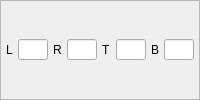
        <widget class="QFrame" name="frame">
         <property name="sizePolicy">
          <sizepolicy hsizetype="Fixed" vsizetype="Fixed">
           <horstretch>0</horstretch>
           <verstretch>0</verstretch>
          </sizepolicy>
         </property>
         <property name="minimumSize">
          <size>
           <width>116</width>
           <height>21</height>
          </size>
         </property>
         <property name="frameShape">
          <enum>QFrame::StyledPanel</enum>
         </property>
         <property name="frameShadow">
          <enum>QFrame::Raised</enum>
         </property>
         <layout class="QGridLayout" name="gridLayout_2">
          <property name="leftMargin">
           <number>0</number>
          </property>
          <property name="topMargin">
           <number>0</number>
          </property>
          <property name="rightMargin">
           <number>0</number>
          </property>
          <property name="bottomMargin">
           <number>0</number>
          </property>
          <property name="spacing">
           <number>0</number>
          </property>
          <item row="0" column="1">
           <widget class="QLineEdit" name="grooveGapL">
            <property name="sizePolicy">
             <sizepolicy hsizetype="Expanding" vsizetype="Fixed">
              <horstretch>0</horstretch>
              <verstretch>0</verstretch>
             </sizepolicy>
            </property>
            <property name="maximumSize">
             <size>
              <width>30</width>
              <height>21</height>
             </size>
            </property>
            <property name="font">
             <font>
              <family>Arial</family>
              <pointsize>9</pointsize>
              <weight>50</weight>
              <bold>false</bold>
             </font>
            </property>
           </widget>
          </item>
          <item row="0" column="0">
           <widget class="QLabel" name="label_4">
            <property name="sizePolicy">
             <sizepolicy hsizetype="Fixed" vsizetype="Preferred">
              <horstretch>0</horstretch>
              <verstretch>0</verstretch>
             </sizepolicy>
            </property>
            <property name="minimumSize">
             <size>
              <width>0</width>
              <height>21</height>
             </size>
            </property>
            <property name="font">
             <font>
              <family>Arial</family>
              <pointsize>9</pointsize>
              <weight>50</weight>
              <bold>false</bold>
             </font>
            </property>
            <property name="text">
             <string>L</string>
            </property>
           </widget>
          </item>
          <item row="0" column="4">
           <widget class="QLabel" name="label_6">
            <property name="sizePolicy">
             <sizepolicy hsizetype="Fixed" vsizetype="Preferred">
              <horstretch>0</horstretch>
              <verstretch>0</verstretch>
             </sizepolicy>
            </property>
            <property name="minimumSize">
             <size>
              <width>0</width>
              <height>21</height>
             </size>
            </property>
            <property name="font">
             <font>
              <family>Arial</family>
              <pointsize>9</pointsize>
              <weight>50</weight>
              <bold>false</bold>
             </font>
            </property>
            <property name="text">
             <string>T</string>
            </property>
           </widget>
          </item>
          <item row="0" column="6">
           <widget class="QLabel" name="label_7">
            <property name="sizePolicy">
             <sizepolicy hsizetype="Fixed" vsizetype="Preferred">
              <horstretch>0</horstretch>
              <verstretch>0</verstretch>
             </sizepolicy>
            </property>
            <property name="minimumSize">
             <size>
              <width>0</width>
              <height>21</height>
             </size>
            </property>
            <property name="font">
             <font>
              <family>Arial</family>
              <pointsize>9</pointsize>
              <weight>50</weight>
              <bold>false</bold>
             </font>
            </property>
            <property name="text">
             <string>B</string>
            </property>
           </widget>
          </item>
          <item row="0" column="2">
           <widget class="QLabel" name="label_5">
            <property name="sizePolicy">
             <sizepolicy hsizetype="Fixed" vsizetype="Preferred">
              <horstretch>0</horstretch>
              <verstretch>0</verstretch>
             </sizepolicy>
            </property>
            <property name="minimumSize">
             <size>
              <width>0</width>
              <height>21</height>
             </size>
            </property>
            <property name="font">
             <font>
              <family>Arial</family>
              <pointsize>9</pointsize>
              <weight>50</weight>
              <bold>false</bold>
             </font>
            </property>
            <property name="text">
             <string>R</string>
            </property>
           </widget>
          </item>
          <item row="0" column="3">
           <widget class="QLineEdit" name="grooveGapR">
            <property name="sizePolicy">
             <sizepolicy hsizetype="Expanding" vsizetype="Fixed">
              <horstretch>0</horstretch>
              <verstretch>0</verstretch>
             </sizepolicy>
            </property>
            <property name="maximumSize">
             <size>
              <width>30</width>
              <height>21</height>
             </size>
            </property>
            <property name="font">
             <font>
              <family>Arial</family>
              <pointsize>9</pointsize>
              <weight>50</weight>
              <bold>false</bold>
             </font>
            </property>
           </widget>
          </item>
          <item row="0" column="5">
           <widget class="QLineEdit" name="grooveGapT">
            <property name="sizePolicy">
             <sizepolicy hsizetype="Expanding" vsizetype="Fixed">
              <horstretch>0</horstretch>
              <verstretch>0</verstretch>
             </sizepolicy>
            </property>
            <property name="maximumSize">
             <size>
              <width>30</width>
              <height>21</height>
             </size>
            </property>
            <property name="font">
             <font>
              <family>Arial</family>
              <pointsize>9</pointsize>
              <weight>50</weight>
              <bold>false</bold>
             </font>
            </property>
           </widget>
          </item>
          <item row="0" column="7">
           <widget class="QLineEdit" name="grooveGapB">
            <property name="sizePolicy">
             <sizepolicy hsizetype="Expanding" vsizetype="Fixed">
              <horstretch>0</horstretch>
              <verstretch>0</verstretch>
             </sizepolicy>
            </property>
            <property name="maximumSize">
             <size>
              <width>30</width>
              <height>21</height>
             </size>
            </property>
            <property name="font">
             <font>
              <family>Arial</family>
              <pointsize>9</pointsize>
              <weight>50</weight>
              <bold>false</bold>
             </font>
            </property>
           </widget>
          </item>
         </layout>
        </widget>
